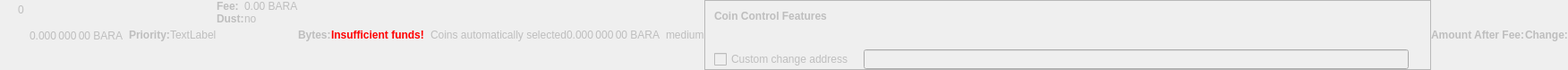
    <widget class="QWidget" name="dummyHideWidget" native="true">
     <property name="enabled">
      <bool>false</bool>
     </property>
     <property name="maximumSize">
      <size>
       <width>100</width>
       <height>22</height>
      </size>
     </property>
     <layout class="QHBoxLayout" name="dummyHideLayout">
      <property name="spacing">
       <number>0</number>
      </property>
      <property name="leftMargin">
       <number>0</number>
      </property>
      <property name="topMargin">
       <number>0</number>
      </property>
      <property name="rightMargin">
       <number>0</number>
      </property>
      <property name="bottomMargin">
       <number>0</number>
      </property>
      <item>
       <layout class="QFormLayout" name="formLayoutCoinControl1">
        <property name="horizontalSpacing">
         <number>10</number>
        </property>
        <property name="verticalSpacing">
         <number>14</number>
        </property>
        <property name="leftMargin">
         <number>10</number>
        </property>
        <property name="topMargin">
         <number>4</number>
        </property>
        <property name="rightMargin">
         <number>6</number>
        </property>
        <item row="0" column="1">
         <widget class="QLabel" name="labelCoinControlBytes">
          <property name="cursor">
           <cursorShape>IBeamCursor</cursorShape>
          </property>
          <property name="contextMenuPolicy">
           <enum>Qt::ActionsContextMenu</enum>
          </property>
          <property name="text">
           <string notr="true">0</string>
          </property>
          <property name="textInteractionFlags">
           <set>Qt::LinksAccessibleByMouse|Qt::TextSelectableByKeyboard|Qt::TextSelectableByMouse</set>
          </property>
         </widget>
        </item>
       </layout>
      </item>
      <item>
       <widget class="QLabel" name="labelCoinControlAfterFee">
        <property name="enabled">
         <bool>false</bool>
        </property>
        <property name="sizePolicy">
         <sizepolicy hsizetype="Fixed" vsizetype="Fixed">
          <horstretch>0</horstretch>
          <verstretch>0</verstretch>
         </sizepolicy>
        </property>
        <property name="minimumSize">
         <size>
          <width>111</width>
          <height>12</height>
         </size>
        </property>
        <property name="maximumSize">
         <size>
          <width>111</width>
          <height>12</height>
         </size>
        </property>
        <property name="cursor">
         <cursorShape>IBeamCursor</cursorShape>
        </property>
        <property name="contextMenuPolicy">
         <enum>Qt::ActionsContextMenu</enum>
        </property>
        <property name="text">
         <string notr="true">0.000 000 00 BARA</string>
        </property>
        <property name="textInteractionFlags">
         <set>Qt::LinksAccessibleByMouse|Qt::TextSelectableByKeyboard|Qt::TextSelectableByMouse</set>
        </property>
       </widget>
      </item>
      <item>
       <widget class="QLabel" name="labelCoinControlPriorityText">
        <property name="enabled">
         <bool>false</bool>
        </property>
        <property name="font">
         <font>
          <weight>75</weight>
          <bold>true</bold>
         </font>
        </property>
        <property name="text">
         <string>Priority:</string>
        </property>
       </widget>
      </item>
      <item>
       <layout class="QHBoxLayout" name="horizontalLayout">
        <item>
         <widget class="QLabel" name="WarningLabel">
          <property name="text">
           <string>TextLabel</string>
          </property>
         </widget>
        </item>
       </layout>
      </item>
      <item>
       <layout class="QFormLayout" name="formLayoutCoinControl3">
        <property name="horizontalSpacing">
         <number>0</number>
        </property>
        <property name="verticalSpacing">
         <number>0</number>
        </property>
        <property name="leftMargin">
         <number>0</number>
        </property>
        <property name="topMargin">
         <number>0</number>
        </property>
        <property name="rightMargin">
         <number>0</number>
        </property>
        <item row="0" column="0">
         <widget class="QLabel" name="labelCoinControlFeeText">
          <property name="enabled">
           <bool>false</bool>
          </property>
          <property name="font">
           <font>
            <weight>75</weight>
            <bold>true</bold>
           </font>
          </property>
          <property name="text">
           <string>Fee:</string>
          </property>
          <property name="margin">
           <number>0</number>
          </property>
         </widget>
        </item>
        <item row="0" column="1">
         <widget class="QLabel" name="labelCoinControlFee">
          <property name="enabled">
           <bool>false</bool>
          </property>
          <property name="cursor">
           <cursorShape>IBeamCursor</cursorShape>
          </property>
          <property name="contextMenuPolicy">
           <enum>Qt::ActionsContextMenu</enum>
          </property>
          <property name="text">
           <string notr="true">0.00 BARA</string>
          </property>
          <property name="textInteractionFlags">
           <set>Qt::LinksAccessibleByMouse|Qt::TextSelectableByKeyboard|Qt::TextSelectableByMouse</set>
          </property>
         </widget>
        </item>
        <item row="1" column="0">
         <widget class="QLabel" name="labelCoinControlLowOutputText">
          <property name="enabled">
           <bool>false</bool>
          </property>
          <property name="font">
           <font>
            <weight>75</weight>
            <bold>true</bold>
           </font>
          </property>
          <property name="text">
           <string>Dust:</string>
          </property>
         </widget>
        </item>
        <item row="1" column="1">
         <widget class="QLabel" name="labelCoinControlLowOutput">
          <property name="enabled">
           <bool>false</bool>
          </property>
          <property name="cursor">
           <cursorShape>IBeamCursor</cursorShape>
          </property>
          <property name="contextMenuPolicy">
           <enum>Qt::ActionsContextMenu</enum>
          </property>
          <property name="text">
           <string>no</string>
          </property>
          <property name="textInteractionFlags">
           <set>Qt::LinksAccessibleByMouse|Qt::TextSelectableByKeyboard|Qt::TextSelectableByMouse</set>
          </property>
         </widget>
        </item>
       </layout>
      </item>
      <item>
       <widget class="QLabel" name="labelCoinControlBytesText">
        <property name="enabled">
         <bool>false</bool>
        </property>
        <property name="font">
         <font>
          <weight>75</weight>
          <bold>true</bold>
         </font>
        </property>
        <property name="text">
         <string>Bytes:</string>
        </property>
       </widget>
      </item>
      <item>
       <layout class="QFormLayout" name="formLayoutCoinControl2">
        <property name="horizontalSpacing">
         <number>0</number>
        </property>
        <property name="verticalSpacing">
         <number>0</number>
        </property>
        <property name="leftMargin">
         <number>0</number>
        </property>
        <property name="topMargin">
         <number>0</number>
        </property>
        <property name="rightMargin">
         <number>0</number>
        </property>
       </layout>
      </item>
      <item>
       <layout class="QHBoxLayout" name="horizontalLayoutCoinControl2">
        <property name="spacing">
         <number>0</number>
        </property>
        <property name="bottomMargin">
         <number>0</number>
        </property>
       </layout>
      </item>
      <item>
       <widget class="QLabel" name="labelCoinControlInsuffFunds">
        <property name="enabled">
         <bool>false</bool>
        </property>
        <property name="minimumSize">
         <size>
          <width>0</width>
          <height>0</height>
         </size>
        </property>
        <property name="font">
         <font>
          <weight>75</weight>
          <bold>true</bold>
         </font>
        </property>
        <property name="styleSheet">
         <string notr="true">color:red;font-weight:bold;</string>
        </property>
        <property name="text">
         <string>Insufficient funds!</string>
        </property>
        <property name="margin">
         <number>5</number>
        </property>
       </widget>
      </item>
      <item>
       <layout class="QFormLayout" name="formLayoutCoinControl4">
        <property name="horizontalSpacing">
         <number>0</number>
        </property>
        <property name="verticalSpacing">
         <number>0</number>
        </property>
        <property name="leftMargin">
         <number>0</number>
        </property>
        <property name="topMargin">
         <number>0</number>
        </property>
        <property name="rightMargin">
         <number>0</number>
        </property>
       </layout>
      </item>
      <item>
       <widget class="QLabel" name="labelCoinControlChangeLabel">
        <property name="enabled">
         <bool>false</bool>
        </property>
        <property name="sizePolicy">
         <sizepolicy hsizetype="Preferred" vsizetype="Expanding">
          <horstretch>0</horstretch>
          <verstretch>0</verstretch>
         </sizepolicy>
        </property>
        <property name="minimumSize">
         <size>
          <width>0</width>
          <height>0</height>
         </size>
        </property>
        <property name="text">
         <string/>
        </property>
        <property name="margin">
         <number>3</number>
        </property>
       </widget>
      </item>
      <item>
       <widget class="QLabel" name="labelCoinControlAutomaticallySelected">
        <property name="enabled">
         <bool>false</bool>
        </property>
        <property name="sizePolicy">
         <sizepolicy hsizetype="Fixed" vsizetype="Fixed">
          <horstretch>0</horstretch>
          <verstretch>0</verstretch>
         </sizepolicy>
        </property>
        <property name="minimumSize">
         <size>
          <width>0</width>
          <height>0</height>
         </size>
        </property>
        <property name="maximumSize">
         <size>
          <width>240</width>
          <height>16777215</height>
         </size>
        </property>
        <property name="text">
         <string>Coins automatically selected</string>
        </property>
        <property name="margin">
         <number>5</number>
        </property>
       </widget>
      </item>
      <item>
       <widget class="QLabel" name="labelCoinControlChange">
        <property name="enabled">
         <bool>false</bool>
        </property>
        <property name="sizePolicy">
         <sizepolicy hsizetype="Fixed" vsizetype="Fixed">
          <horstretch>0</horstretch>
          <verstretch>0</verstretch>
         </sizepolicy>
        </property>
        <property name="minimumSize">
         <size>
          <width>111</width>
          <height>0</height>
         </size>
        </property>
        <property name="maximumSize">
         <size>
          <width>111</width>
          <height>16777215</height>
         </size>
        </property>
        <property name="cursor">
         <cursorShape>IBeamCursor</cursorShape>
        </property>
        <property name="contextMenuPolicy">
         <enum>Qt::ActionsContextMenu</enum>
        </property>
        <property name="text">
         <string notr="true">0.000 000 00 BARA</string>
        </property>
        <property name="textInteractionFlags">
         <set>Qt::LinksAccessibleByMouse|Qt::TextSelectableByKeyboard|Qt::TextSelectableByMouse</set>
        </property>
       </widget>
      </item>
      <item>
       <widget class="QLabel" name="labelCoinControlPriority">
        <property name="enabled">
         <bool>false</bool>
        </property>
        <property name="cursor">
         <cursorShape>IBeamCursor</cursorShape>
        </property>
        <property name="contextMenuPolicy">
         <enum>Qt::ActionsContextMenu</enum>
        </property>
        <property name="text">
         <string>medium</string>
        </property>
        <property name="textInteractionFlags">
         <set>Qt::LinksAccessibleByMouse|Qt::TextSelectableByKeyboard|Qt::TextSelectableByMouse</set>
        </property>
       </widget>
      </item>
      <item>
       <widget class="QFrame" name="frameCoinControl">
        <property name="sizePolicy">
         <sizepolicy hsizetype="Expanding" vsizetype="Expanding">
          <horstretch>0</horstretch>
          <verstretch>0</verstretch>
         </sizepolicy>
        </property>
        <property name="maximumSize">
         <size>
          <width>16777215</width>
          <height>16777215</height>
         </size>
        </property>
        <property name="frameShape">
         <enum>QFrame::StyledPanel</enum>
        </property>
        <property name="frameShadow">
         <enum>QFrame::Sunken</enum>
        </property>
        <layout class="QVBoxLayout" name="verticalLayoutCoinControl2_2">
         <property name="spacing">
          <number>0</number>
         </property>
         <property name="leftMargin">
          <number>0</number>
         </property>
         <property name="topMargin">
          <number>0</number>
         </property>
         <property name="rightMargin">
          <number>0</number>
         </property>
         <property name="bottomMargin">
          <number>0</number>
         </property>
         <item>
          <layout class="QVBoxLayout" name="verticalLayoutCoinControl" stretch="0,0,0,1">
           <property name="spacing">
            <number>0</number>
           </property>
           <property name="leftMargin">
            <number>10</number>
           </property>
           <property name="topMargin">
            <number>10</number>
           </property>
           <item>
            <layout class="QHBoxLayout" name="horizontalLayoutCoinControl1">
             <property name="bottomMargin">
              <number>15</number>
             </property>
             <item>
              <widget class="QLabel" name="labelCoinControlFeatures">
               <property name="enabled">
                <bool>false</bool>
               </property>
               <property name="sizePolicy">
                <sizepolicy hsizetype="Preferred" vsizetype="Maximum">
                 <horstretch>0</horstretch>
                 <verstretch>0</verstretch>
                </sizepolicy>
               </property>
               <property name="font">
                <font>
                 <weight>75</weight>
                 <bold>true</bold>
                </font>
               </property>
               <property name="styleSheet">
                <string notr="true">font-weight:bold;</string>
               </property>
               <property name="text">
                <string>Coin Control Features</string>
               </property>
              </widget>
             </item>
            </layout>
           </item>
           <item>
            <widget class="QWidget" name="widgetCoinControl" native="true">
             <property name="sizePolicy">
              <sizepolicy hsizetype="Preferred" vsizetype="Preferred">
               <horstretch>0</horstretch>
               <verstretch>0</verstretch>
              </sizepolicy>
             </property>
             <property name="minimumSize">
              <size>
               <width>0</width>
               <height>0</height>
              </size>
             </property>
             <property name="styleSheet">
              <string notr="true"/>
             </property>
             <layout class="QHBoxLayout" name="horizontalLayoutCoinControl5_2">
              <property name="leftMargin">
               <number>0</number>
              </property>
              <property name="topMargin">
               <number>0</number>
              </property>
              <property name="rightMargin">
               <number>0</number>
              </property>
              <property name="bottomMargin">
               <number>0</number>
              </property>
              <item>
               <layout class="QHBoxLayout" name="horizontalLayoutCoinControl3">
                <property name="spacing">
                 <number>20</number>
                </property>
                <property name="topMargin">
                 <number>0</number>
                </property>
                <property name="bottomMargin">
                 <number>10</number>
                </property>
               </layout>
              </item>
             </layout>
            </widget>
           </item>
           <item>
            <layout class="QHBoxLayout" name="horizontalLayoutCoinControl4" stretch="0,0,0">
             <property name="spacing">
              <number>12</number>
             </property>
             <property name="sizeConstraint">
              <enum>QLayout::SetDefaultConstraint</enum>
             </property>
             <property name="topMargin">
              <number>5</number>
             </property>
             <property name="rightMargin">
              <number>5</number>
             </property>
             <item>
              <widget class="QCheckBox" name="checkBoxCoinControlChange">
               <property name="enabled">
                <bool>false</bool>
               </property>
               <property name="toolTip">
                <string>If this is activated, but the change address is empty or invalid, change will be sent to a newly generated address.</string>
               </property>
               <property name="text">
                <string>Custom change address</string>
               </property>
              </widget>
             </item>
             <item>
              <widget class="QValidatedLineEdit" name="lineEditCoinControlChange">
               <property name="enabled">
                <bool>false</bool>
               </property>
               <property name="sizePolicy">
                <sizepolicy hsizetype="Expanding" vsizetype="Fixed">
                 <horstretch>0</horstretch>
                 <verstretch>0</verstretch>
                </sizepolicy>
               </property>
              </widget>
             </item>
             <item>
              <widget class="QLabel" name="labelCoinControlChangeLabel_2">
               <property name="sizePolicy">
                <sizepolicy hsizetype="Preferred" vsizetype="Expanding">
                 <horstretch>0</horstretch>
                 <verstretch>0</verstretch>
                </sizepolicy>
               </property>
               <property name="minimumSize">
                <size>
                 <width>0</width>
                 <height>0</height>
                </size>
               </property>
               <property name="text">
                <string/>
               </property>
               <property name="margin">
                <number>3</number>
               </property>
              </widget>
             </item>
            </layout>
           </item>
           <item>
            <spacer name="verticalSpacerCoinControl">
             <property name="orientation">
              <enum>Qt::Vertical</enum>
             </property>
             <property name="sizeHint" stdset="0">
              <size>
               <width>800</width>
               <height>1</height>
              </size>
             </property>
            </spacer>
           </item>
          </layout>
         </item>
        </layout>
       </widget>
      </item>
      <item>
       <widget class="QLabel" name="labelCoinControlAfterFeeText">
        <property name="enabled">
         <bool>false</bool>
        </property>
        <property name="minimumSize">
         <size>
          <width>0</width>
          <height>0</height>
         </size>
        </property>
        <property name="maximumSize">
         <size>
          <width>16777215</width>
          <height>16777215</height>
         </size>
        </property>
        <property name="font">
         <font>
          <weight>75</weight>
          <bold>true</bold>
         </font>
        </property>
        <property name="text">
         <string>Amount After Fee:</string>
        </property>
        <property name="alignment">
         <set>Qt::AlignLeading|Qt::AlignLeft|Qt::AlignVCenter</set>
        </property>
        <property name="margin">
         <number>0</number>
        </property>
       </widget>
      </item>
      <item>
       <widget class="QLabel" name="labelCoinControlChangeText">
        <property name="enabled">
         <bool>false</bool>
        </property>
        <property name="sizePolicy">
         <sizepolicy hsizetype="Preferred" vsizetype="Preferred">
          <horstretch>0</horstretch>
          <verstretch>0</verstretch>
         </sizepolicy>
        </property>
        <property name="minimumSize">
         <size>
          <width>0</width>
          <height>0</height>
         </size>
        </property>
        <property name="maximumSize">
         <size>
          <width>16777215</width>
          <height>16777215</height>
         </size>
        </property>
        <property name="font">
         <font>
          <weight>75</weight>
          <bold>true</bold>
         </font>
        </property>
        <property name="text">
         <string>Change:</string>
        </property>
        <property name="alignment">
         <set>Qt::AlignLeading|Qt::AlignLeft|Qt::AlignVCenter</set>
        </property>
       </widget>
      </item>
     </layout>
    </widget>
